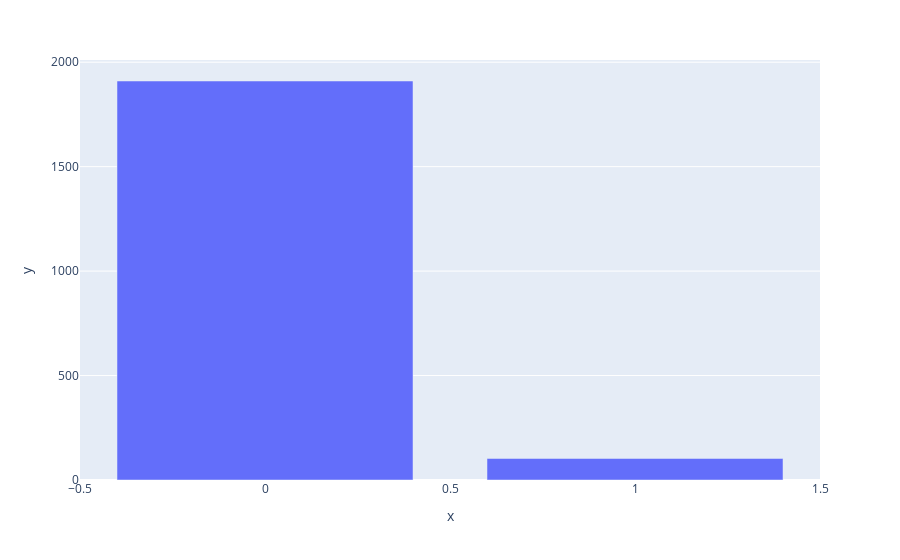

Notebook source saved alongside this figure:
### Markdown cell above
> Les proportions des enchère robotiques et des enchères humains dans notre data set

### Code cell
unique_labels = data_train['outcome'].value_counts()
fig = px.bar(data_bids, x=unique_labels.index, y=unique_labels.values)
fig.show()

### Figure 1 — Plotly figure (JSON) as saved in the notebook; plotly's stock layout.template omitted (floating-point values rounded to 4 significant figures)
{"data": [{"alignmentgroup": "True", "hovertemplate": "x=%{x}<br>y=%{y}<extra></extra>", "legendgroup": "", "marker": {"color": "#636efa", "pattern": {"shape": ""}}, "name": "", "offsetgroup": "", "orientation": "v", "showlegend": false, "textposition": "auto", "type": "bar", "x": [0, 1], "xaxis": "x", "y": [1910, 103], "yaxis": "y"}], "layout": {"barmode": "relative", "legend": {"tracegroupgap": 0}, "margin": {"t": 60}, "xaxis": {"anchor": "y", "domain": [0, 1], "title": {"text": "x"}}, "yaxis": {"anchor": "x", "domain": [0, 1], "title": {"text": "y"}}}}
